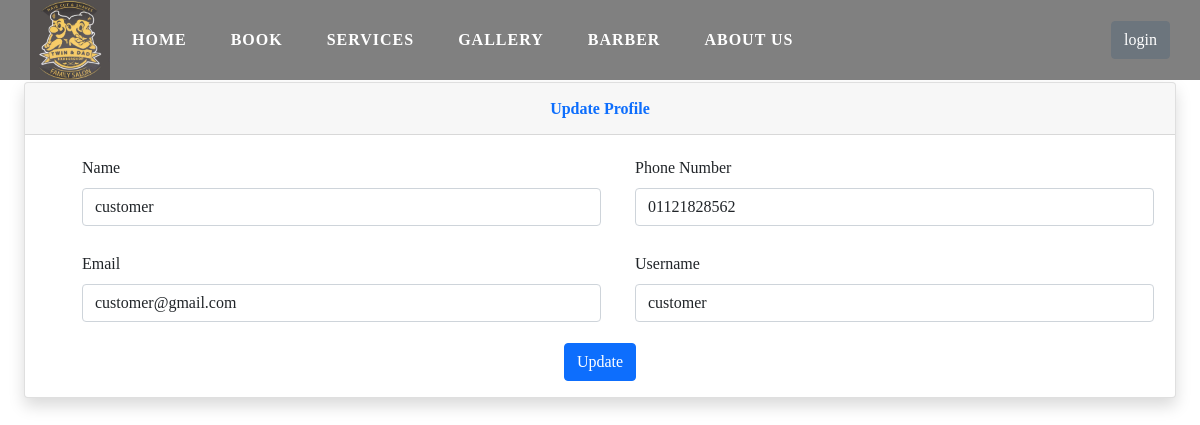
Page /profile.php?user_id=1 on the committed database.
### tables this page shows
CREATE TABLE `users` (
  `user_id` int(11) NOT NULL,
  `name` varchar(255) NOT NULL,
  `email` varchar(255) NOT NULL,
  `phonenum` varchar(255) NOT NULL,
  `username` varchar(255) NOT NULL,
  `password` varchar(255) NOT NULL
);

### profile.php (the view, shortened to what this page needs)
<?php
    include "connect.php";
    include "includes/header.php";
    include "includes/navbar.php";
?>
<!DOCTYPE html>
<html lang="en">
<head>
</head>
<body>
    <div class="container-fluid p-4">
        <div class="d-sm-flex align-items-center justify-content-between mb-4">
            <h1 class="h3 mb-0 text-gray-800">My Profile</h1>
        </div>
        <div class="card shadow mb-4">
            <div class="card-header py-3 text-center">
                <h6 class="m-0 font-weight-bold text-primary">Update Profile</h6>
            </div>
            <div class="card-body">
                <form method="POST">
                    <?php
                        $user_id = $_GET["user_id"];
                        $ret=mysqli_query($conn,"SELECT * FROM users WHERE user_id='$user_id'");
                        while ($row=mysqli_fetch_array($ret)) {
                    ?>
                    <div class="row ml-4">
                        <div class="col-md-6">
                            <div class="form-group">
                                <label for="name">Name</label>
                                <input type="text" class="form-control" value="<?php echo $row['name']; ?>" placeholder="Name" name="name" required="true">
                            </div>
                        </div>
                        <div class="col-md-6">
                            <div class="form-group">
                                <label for="Phone Number">Phone Number </label>
                                <input type="text" class="form-control" value="<?php echo $row['phonenum']; ?>" placeholder="Phone Number" name="phonenum" required="true">
                            </div>
                        </div>
                        <div class="col-md-6">
                            <div class="form-group">
                                <label for="service_price">Email</label>
                                <input type="Email" class="form-control" value="<?php echo $row['email']; ?>" placeholder="Email" name="email" required="true">
                            </div>
                        </div>
                        <div class="col-md-6">
                            <div class="form-group">
                                <label for="Username">Username</label>
                                <input type="text" class="form-control" value="<?php echo $row['username']; ?>" placeholder="Username" name="username" required="true">
                            </div>
                        </div>
                    </div>
                    <?php
                    }
                    ?>
                    <div class="text-center">
                        <button type="submit" name="update_profile" class="btn btn-primary">Update</button>
                    </div>
                </form>
            </div>
        </div>
    </div>
</body>
</html>

### css/main.css (style rules this page uses)
* { margin: 0; box-sizing: border-box; }
.form-control { background-color: #fff; border-radius: 0; padding: 25px 10px; box-shadow: none; border: 2px solid #eee; }
.form-group { padding: 5px; }

### includes/navbar.php (style rules this page uses)
* { margin: 0; font-family: verdana; }
body { height: 85vh; }

### rows in the picture
users: name "customer", phonenum "01121828562", email "customer@gmail.com", username "customer"
